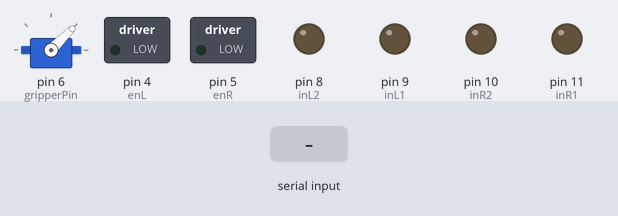
Bench run of a sketch on a simulated Arduino Mega 2560, built with avr-gcc and run on an emulated ATmega2560. On the bench: servo, switched loads named in the sketch (green lamp = pin HIGH), output pins drawn as LEDs (lit = HIGH). Inputs (shaded band) come from the test bench.

Above: at 1.2 s.
1.3 s: "F" received over Serial
At 2.1 s:
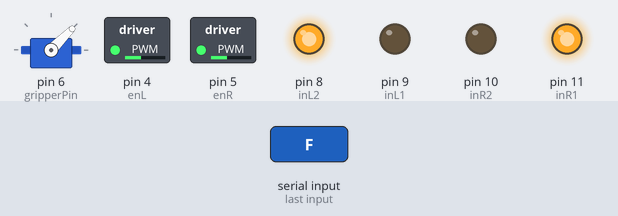
2.8 s: "L" received over Serial
At 3.2 s:
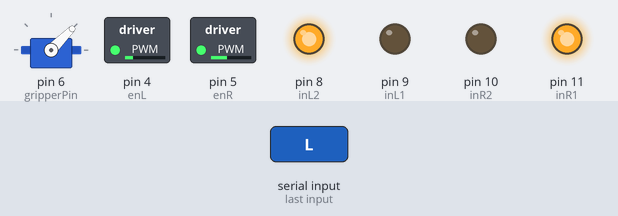
4.3 s: "R" received over Serial
At 5.5 s:
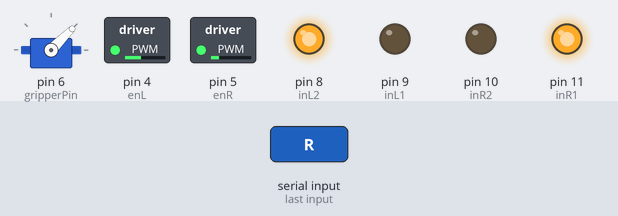
5.8 s: "G" received over Serial
At 7.5 s:
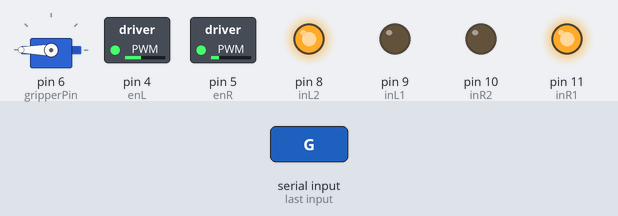
8.3 s: "S" received over Serial
At 8.6 s:
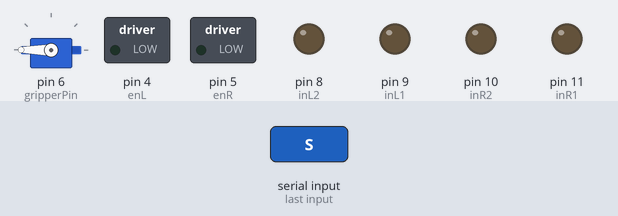
9.8 s: "F" received over Serial
At 10.9 s:
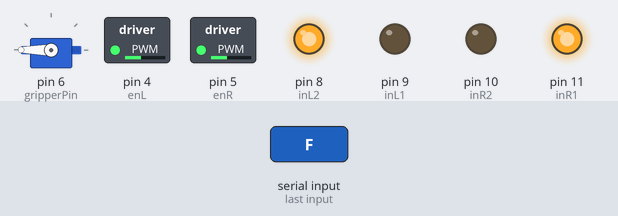
Timing chart, 0 to 12.3 s (numbered marks = the images above; inputs shaded):
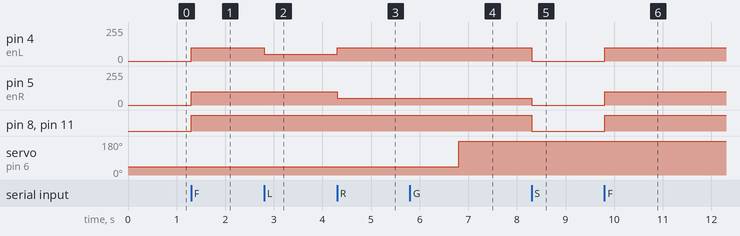

The sketch:

cameradetect_grab.ino
```cpp
#include <Servo.h>

// Define motor control pins
int enL = 4;    // Enable pin for left motor
int inL1 = 9;   // Input 1 for left motor
int inL2 = 8;   // Input 2 for left motor
int enR = 5;    // Enable pin for right motor
int inR1 = 11;  // Input 1 for right motor
int inR2 = 10;  // Input 2 for right motor

// Define pins for ultrasonic sensor
const int trigPin = 42;  // Trig pin for ultrasonic sensor
const int echoPin = 40;  // Echo pin for ultrasonic sensor

// Define pin for servo (gripper)
Servo gripper;
const int gripperPin = 6;

void setup() {
  // Initialize serial communication
  Serial.begin(9600);

  // Initialize motor control pins as output
  pinMode(enL, OUTPUT);
  pinMode(inL1, OUTPUT);
  pinMode(inL2, OUTPUT);
  pinMode(enR, OUTPUT);
  pinMode(inR1, OUTPUT);
  pinMode(inR2, OUTPUT);

  // Initialize ultrasonic sensor pins
  pinMode(trigPin, OUTPUT);
  pinMode(echoPin, INPUT);

  // Attach servo to gripper pin
  gripper.attach(gripperPin);
  gripper.write(45);  // Initialize gripper to open position
}

long getDistance() {
  // Send ultrasonic pulse
  digitalWrite(trigPin, LOW);
  delayMicroseconds(2);
  digitalWrite(trigPin, HIGH);
  delayMicroseconds(10);
  digitalWrite(trigPin, LOW);

  // Measure the time it takes for the echo to return
  long duration = pulseIn(echoPin, HIGH);

  // Calculate the distance in centimeters
  long distance = duration * 0.034 / 2;
  return distance;
}

void moveForward() {
  analogWrite(enL, 100);  // Adjusted speed to 50% of original
  analogWrite(enR, 100);
  digitalWrite(inL1, LOW);
  digitalWrite(inL2, HIGH);
  digitalWrite(inR1, HIGH);
  digitalWrite(inR2, LOW);
}

void turnLeft() {
  analogWrite(enL, 50);   // Reduced left motor speed
  analogWrite(enR, 100);
  digitalWrite(inL1, LOW);
  digitalWrite(inL2, HIGH);
  digitalWrite(inR1, HIGH);
  digitalWrite(inR2, LOW);
}

void turnRight() {
  analogWrite(enL, 100);
  analogWrite(enR, 50);   // Reduced right motor speed
  digitalWrite(inL1, LOW);
  digitalWrite(inL2, HIGH);
  digitalWrite(inR1, HIGH);
  digitalWrite(inR2, LOW);
}

void stopMotors() {
  analogWrite(enL, 0);
  analogWrite(enR, 0);
  digitalWrite(inL1, LOW);
  digitalWrite(inL2, LOW);
  digitalWrite(inR1, LOW);
  digitalWrite(inR2, LOW);
}

void loop() {

    // Initialize gripper to open position

  if (Serial.available() > 0) {
    char command = Serial.read();

    if (command == 'F') {
      moveForward();
    } else if (command == 'L') {
      turnLeft();
    } else if (command == 'R') {
      turnRight();
    } else if (command == 'S') {
      stopMotors();
    } else if (command == 'D') {
      long distance = getDistance();
      Serial.println(distance);  // Send distance as a clean string
    } else if (command == 'G') {
      gripper.write(45);  // Close gripper
      delay(1000);
      gripper.write(180); // Open gripper after gripping (if required)
    }
  }
}
```

Measured:
- after the input at 1.3 s, pin 4 (enL), pin 5 (enR): 0/255 → 100/255 at once; pin 8 (inL2), pin 11 (inR1): LOW → HIGH at once
- after the input at 2.8 s, pin 4 (enL): 100/255 → 50/255 at once
- after the input at 4.3 s, pin 4 (enL): 50/255 → 100/255 at once; pin 5 (enR): 100/255 → 50/255 at once
- after the input at 5.8 s, servo on pin 6 (gripperPin): 45° → 180° after 1.0 s
- after the input at 8.3 s, pin 4 (enL): 100/255 → 0/255 at once; pin 5 (enR): 50/255 → 0/255 at once; pin 8 (inL2), pin 11 (inR1): HIGH → LOW at once
- after the input at 9.8 s, pin 4 (enL), pin 5 (enR): 0/255 → 100/255 at once; pin 8 (inL2), pin 11 (inR1): LOW → HIGH at once
